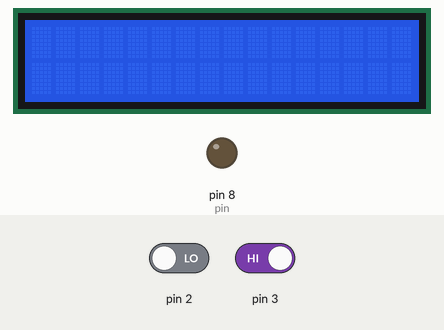
The sketch below on a simulated Arduino Uno, built with avr-gcc and run on an emulated ATmega328P. On the bench: 16×2 character LCD, output pins drawn as LEDs (lit = HIGH). Inputs (shaded band) come from the test bench; at power-on: pin 3 HIGH, pin 2 LOW.

Above: at 2.4 s.
2.5 s: pin 3 driven LOW
At 3.3 s:
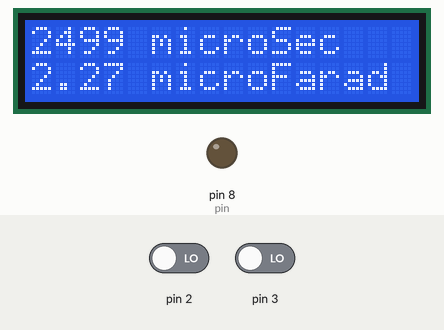
Timing chart, 0 to 5.5 s (numbered marks = the images above; inputs shaded):
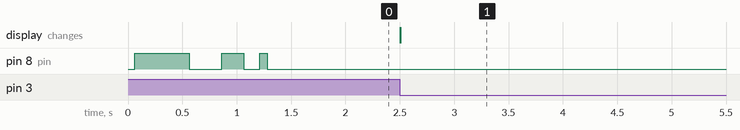

Measured:
- after the input at 2.5 s, the display: changes at once (image 1)

The sketch:

capacitor_Meter_Arduino.ino
```cpp
#include <LiquidCrystal.h>

LiquidCrystal lcd(12, 11, 7, 6, 5, 4);
float R1 = 1e6;
float C1 = 0;
volatile int led_pin = 12;
volatile long t_inicio = 0;
volatile long t_final = 0;
long T = 0;
int pin = 8;

void setup()
{    pinMode(pin,OUTPUT);
     lcd.begin(16, 2);
     Serial.begin(9600);
     attachInterrupt(0, start, RISING);
     attachInterrupt(1, stop, FALLING);
     pinMode(led_pin, OUTPUT);

  digitalWrite(pin,HIGH);
  delay(500);
  digitalWrite(pin,LOW);
  delay(300);
  digitalWrite(pin,HIGH);
  delay(200);
  digitalWrite(pin,LOW);
  delay(150);
  digitalWrite(pin,HIGH);
  delay(70);
  digitalWrite(pin,LOW);

}

void loop()
{

    if (t_final > 0)
    {
        T = t_final - t_inicio;
        C1 = T * 1000 / (1.1 * R1);

       // for debugging
       /* Serial.print("t = ");
        Serial.print(T);
        Serial.println(" microSeg");
        Serial.print("C = ");
        Serial.print(C1 );
        Serial.println(" microF");
        Serial.print("C = ");
        Serial.print(C1 * 1000);
        Serial.println(" nanoF");
        Serial.println();
        */
      lcd.setCursor(0, 0);
      lcd.print(T);
      lcd.print(" microSec");
      lcd.setCursor(0,1);
      lcd.print(C1);
      lcd.print(" microFarad");

        t_inicio = 0;
        t_final = 0;
    }


}
void start()
{
    t_inicio = millis();
}
void stop()
{
    t_final = millis();
}
```
